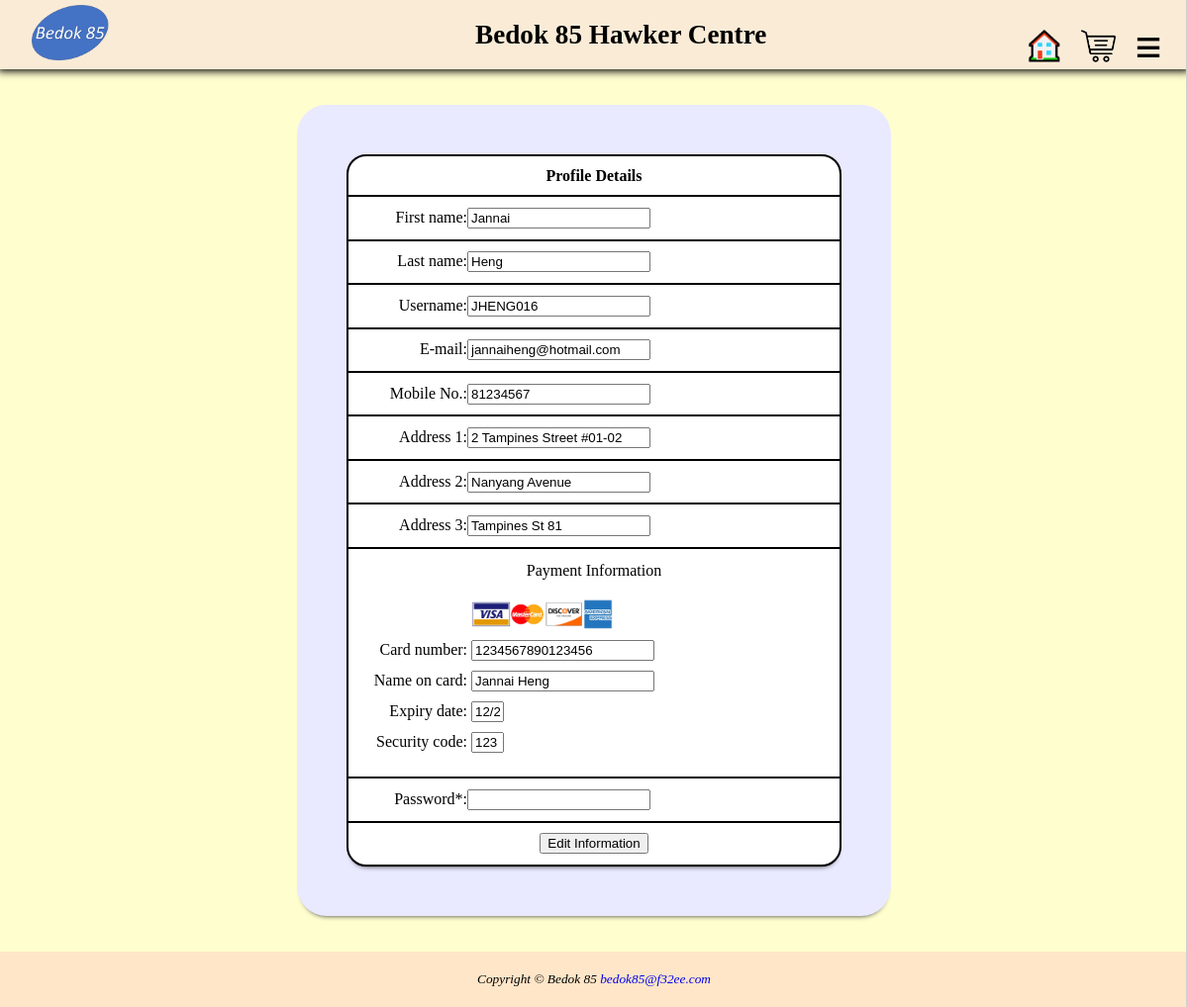
Screenshot of /profile_detail/profile_details.php (signed in) with the database file from the repository.
### tables this page shows
CREATE TABLE IF NOT EXISTS `Account_information` (
  `account_id` int(10) unsigned NOT NULL AUTO_INCREMENT,
  `firstname` varchar(40) NOT NULL,
  `lastname` varchar(40) NOT NULL,
  `username` varchar(40) NOT NULL,
  `password_info` varchar(40) NOT NULL,
  `e_mail` varchar(40) NOT NULL,
  `mobile_no` int(10) unsigned NOT NULL,
  `Address1` varchar(40) DEFAULT NULL,
  `Address2` varchar(40) DEFAULT NULL,
  `Address3` varchar(40) DEFAULT NULL,
  `credit_card` varchar(40) NOT NULL,
  `card_name` varchar(40) NOT NULL,
  `cv2` varchar(40) NOT NULL,
  `expirydate` varchar(40) NOT NULL,
  `admin` bit(1) NOT NULL,
  PRIMARY KEY (`account_id`)
);

### profile_detail/insertprofile_detail.php (called while the page is built, shortened)
<?php
include('../login/logindb.php');
$servername = "localhost";
$username = "root";
$password = "";
$dbname = "bedok_85";
$conn = mysqli_connect($servername, $username, $password, $dbname);
if(!empty($_SESSION['valid_user']))
{
    $getusername = $_SESSION['valid_user'];
    $sql = "SELECT * from Account_information WHERE username ='$getusername'";
    $result = mysqli_query($conn, $sql);
    if ($result) {
        $row = mysqli_fetch_assoc($result);
}
}
?>

### profile_detail/profile_details.php (the view, shortened to what this page needs)
<!DOCTYPE html>
<html lang = "en">
<head>
<link rel="stylesheet" href="../common/externalCSS1.css">
<link rel="stylesheet" href="../common/externalCSS.css">
<link rel="stylesheet" href="../common/overlay.css">
</head>
<body>
<?php
    include '../login/logindb.php';
    include 'insertprofile_detail.php';
    include '../common/top_header.php';
    include '../common/overlay.php';
?>
    <div id="wrapper">
	<form action="edit_profiledetails.php" method="get">
    <table class="register_table">
        <th colspan="2">Profile Details</th>
        <tr>
            <td>
                <section id='first_name_section'>
                <label>First name: </label><input type='text' size= '20' id='firstname' name='firstname' placeholder="<?php echo $row['firstname'];?>" readonly>
                </section>
            </td>
        </tr>
        <tr>
            <td><section id='last_name_section'>
                <label>Last name: </label><input type="text" size= "20" id="lastname" name="lastname" placeholder="<?php echo $row['lastname'];?>" readonly>
                </section>
            </td>
        </tr>
        <tr>
            <td align="left" colspan="2"><label>Username: </label><input type="text" size= "20" id="username" name="username" placeholder="<?php echo $row['username'];?>" readonly></br></td>
        </tr>
        <tr>
            <td colspan="2">
            <section id='e_mail_section'><label>E-mail: </label><input type="text" size= "20" id="email" name="email" placeholder="<?php echo $row['e_mail'];?>" readonly>
            </section></td>
        </tr>
        <tr>
            <td colspan="2">
            <section id='phone_section'><label>Mobile No.: </label><input type="text" size= "20" id='phoneno' name='phoneno' maxlength='8' placeholder="<?php echo $row['mobile_no'];?>"readonly>
            </section>
            </td>
        </tr>
        <tr>
            <td colspan="2"><label>Address 1: </label><input type="text" size= "20" id="addr1" name="addr1" placeholder="<?php echo $row['Address1'];?>" readonly></td>
        </tr>
        <tr>
            <td colspan="2"><label>Address 2: </label><input type="text" size= "20" id="addr2" name="addr2" placeholder="<?php echo $row['Address2'];?>" readonly></td>
        </tr>
        <tr>
            <td colspan="2"><label>Address 3: </label><input type="text" size= "20" id="addr3" name="addr3" placeholder="<?php echo $row['Address3'];?>" readonly></td>
        </tr>
        <tr>
        <td colspan="2">
        <div class='payment_title'><center>Payment Information</center></div><br>
        <div id='img_wrapper' style="padding-bottom:5px;"><label></label> <img src="../common/img/credit_card_logos.jpg" alt='Acceptable Credit Cards' width="144" height="34"></div>
            <section id='card_num_section' style="padding-bottom:10px;">
                <label>Card number:</label>
                <input type="text" maxlength="19"  id='card_num' name='card_num' placeholder="<?php echo $row['credit_card'];?>" readonly>
            </section>
            <section id='card_name_section' style="padding-bottom:10px;">
                <label>Name on card:</label>
                <input type="text" maxlength="50"  id='card_name' name="card_name" placeholder="<?php echo $row['card_name'];?>" readonly>
            </section>
            <section id='expiry_security_section' style="padding-bottom:10px;">
                <aside id='expiry_section'>
                <label>Expiry date:</label>
                <input type="text" maxlength="5"  size="1" id='expiry_date' name="expiry_date" placeholder="<?php echo $row['expirydate'];?>" readonly>
            </aside></section>
            <aside id='security_section' style="padding-bottom:10px;">
                <label>Security code:</label>
                <input type="password" maxlength="3"  size="1" id='security_code' name="security_code" placeholder="<?php echo $row['cv2'];?>" readonly>
            </aside></td>
        </tr>
        <tr>
        <tr>
            <td colspan="2"><label>Password*: </label><input type="password" size= "20" id="password" name="password" required></td>
        </tr>
        </tr>
        <tr>
        <td colspan="2" align="center"><input type="submit" name="edit" id="edit" value="Edit Information"></td>
        </tr>
	</table>
	</form>
    </div>
    <footer>
        <small>
            <i>Copyright &copy; Bedok 85
                <a href="mailto:\\192.168.56.2\f32ee">bedok85@f32ee.com</a>
            </i>
        </small>
    </footer>
</body>
</html>

### common/externalCSS1.css (style rules this page uses)
body { background-color: rgb(255, 254, 207); color: black; font-size: 1em; margin: 0px; display: inline; }
#wrapper { background-color:rgb(233, 233, 255); border-radius: 30px; padding:20px; box-shadow: 0 5px 5px -5px #333 }
footer { padding: 20px; display: flex; justify-content: center; position: relative; background-color: rgb(255, 230, 200); text-align: center; margin-top: 48%; }
footer i { text-align: center; }

### common/externalCSS.css (style rules this page uses)
html { scroll-behavior: smooth; }
body { background-color: rgb(255, 254, 207); margin: auto; padding: 0px; }
a { text-decoration: none; }
footer { padding: 20px; display: flex; justify-content: center; position: relative; background-color: rgb(255, 230, 200); text-align: center; margin-top: 3%; }
footer i { text-align: center; }

### profile_detail/profile_details.php (style rules this page uses)
.register_table { height:720px; margin:auto; width:500px; background-clip: content-box; background-color: white; border: 2px solid #000000; border-radius:20px; background-clip:padding-box; border-spacing:0; box-shadow: 0 5px 5px -5px #333 }
table.register_table td, table.register_table tr, table.register_table th { border-bottom: 2px solid black; padding:10px 0px 10px 0px; }
table.register_table tr:last-child>td { border-bottom:none; }
label { display:inline-block; width:120px; text-align:right }
#wrapper { margin: auto; padding:50px; margin-top: 3%; box-shadow: 0 5px 5px -5px #333; width: fit-content; }
::placeholder { color:Black; }

### rows the page displays
account_information: firstname "Jannai", lastname "Heng", username "JHENG016", email "jannaiheng@hotmail.com", phoneno "81234567", addr1 "2 Tampines Street #01-02", addr2 "Nanyang Avenue", addr3 "Tampines St 81", card_num "1234567890123456", card_name "Jannai Heng", expiry_date "12/23"
